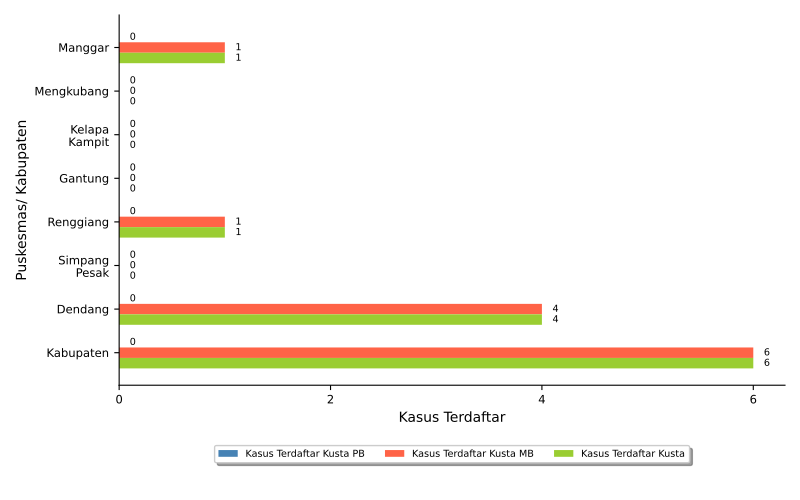

The script that saved this image:
import numpy as np
import matplotlib.pyplot as plt
import pandas
from textwrap import wrap
from matplotlib.ticker import FuncFormatter
import locale
locale.setlocale(locale.LC_ALL, 'id_ID.UTF8')

import sys, os, inspect
currentdir = os.path.dirname(os.path.abspath(inspect.getfile(inspect.currentframe())))
parentdir = os.path.dirname(currentdir)
sys.path.insert(0, parentdir)

berkasData = currentdir +'\\bab_06_06b_dataKasusTerdaftarKusta.csv'
berkasSimpan = currentdir +'\\bab_06_06b_kasusTerdaftarKusta.pdf'
# judulDiagram = 'Kasus Terdaftar Kusta\nTahun 2022'
sumbuX = 'Kasus Terdaftar'
sumbuY = 'Puskesmas/ Kabupaten'
tickerSumbuX = np.arange(0,7,2)
labelBar1 = 'Kasus Terdaftar Kusta PB'
labelBar2 = 'Kasus Terdaftar Kusta MB'
labelBar3 = 'Kasus Terdaftar Kusta'

# read data file
colnames = ['puskesmas','PBterdaftar','MBterdaftar','KustaTerdaftar']
data = pandas.read_csv(berkasData, names=colnames, sep=';')
puskesmas = data.puskesmas.tolist()
bar1 = data.PBterdaftar.tolist()
bar2 = data.MBterdaftar.tolist()
bar3 = data.KustaTerdaftar.tolist()

ind = np.arange(len(puskesmas))  # the x locations for the groups
width = 0.24       # the width of the bars
widthDL = 0.1      # spacing for data labels

# make horizontal bars
fig, ax = plt.subplots()
rects1 = ax.barh(ind, bar1, width, color='steelblue', label = labelBar1)
rects2 = ax.barh(ind + width, bar2, width, color='tomato', label = labelBar2)
rects3 = ax.barh(ind + 2*width, bar3, width, color='yellowgreen', label = labelBar3)

# add some text for labels, title and axes ticks
# ax.set_title(judulDiagram)
ax.set_xticks(tickerSumbuX)
ax.set_xlabel(sumbuX)
ax.xaxis.set_major_formatter(FuncFormatter(lambda x, pos: "{:n}".format(x)))

ax.set_yticks(ind+width)
ax.set_yticklabels(list([ '\n'.join(wrap(l, 10)) for l in puskesmas ]))
ax.invert_yaxis()
ax.set_ylabel(sumbuY)

ax.tick_params(axis='both', which='major', labelsize='small')
ax.tick_params(axis='y')
ax.spines['top'].set_visible(False)
ax.spines['right'].set_visible(False)
# ax.spines['left'].set_visible(False)

# make legend box
box = ax.get_position()
ax.set_position([box.x0, box.y0 + box.height * 0.1, box.width, box.height * 0.9])
ax.legend(fontsize='x-small', loc='upper center', bbox_to_anchor=(0.5, -0.15), fancybox=True, shadow=True, ncol=3)

# add data label
for i, v in enumerate(bar1):
    ax.text(v + widthDL, i, '{:n}'.format(v), ha='left', va='center', fontsize='x-small')
for i, v in enumerate(bar2):
    ax.text(v + widthDL, i + width, '{:n}'.format(v), ha='left', va='center', fontsize='x-small')
for i, v in enumerate(bar3):
    ax.text(v + widthDL, i + 2*width, '{:n}'.format(v), ha='left', va='center', fontsize='x-small')

# finishing
pyrfig = plt.figure(1)
pyrfig.set_figwidth(8)
pyrfig.set_figheight(5)
# tight_layout to make consistent size
# adjust subplot to make room for legend
fig.subplots_adjust(bottom=-0.15)
plt.tight_layout()
plt.savefig(berkasSimpan)
plt.close(pyrfig)
# plt.show()
